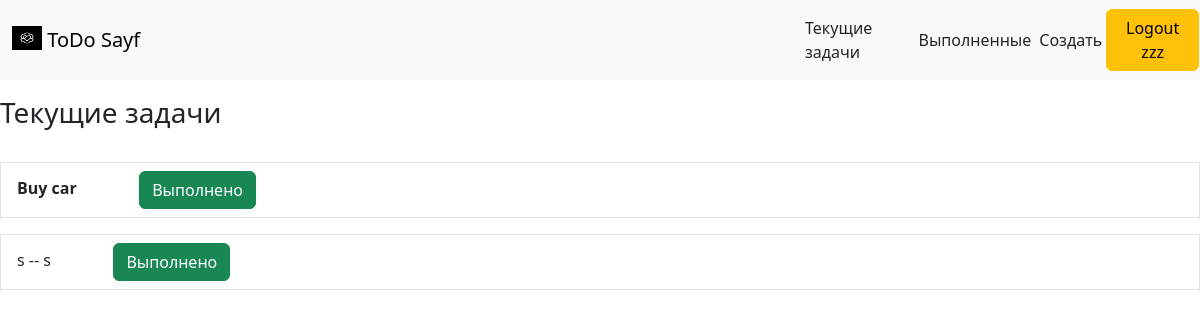
Screenshot of / (signed in) with the database file from the repository.
### todo/models.py (models this page shows, shortened)
class ToDo(models.Model):
    title = models.CharField(max_length=100)
    discription = models.TextField(blank=True)
    createdDate = models.DateTimeField(auto_now_add=True )
    finishedDate = models.DateTimeField(null=True,blank=True)
    important = models.BooleanField(default=False)
    user = models.ForeignKey(User , on_delete=models.CASCADE)

### todo/views.py (the view)
# urls.py: 2. Add a URL to urlpatterns:  path('', views.home, name='home')
@login_required
def home(request):
    todos = ToDo.objects.filter(user=request.user ,finishedDate__isnull=True).order_by('-createdDate')
    return render(request ,'todo/home.html', {'todos': todos})

### todo/templates/todo/home.html (shortened to what this page needs)
<link href="https://cdn.jsdelivr.net/npm/bootstrap@5.3.2/dist/css/bootstrap.min.css" rel="stylesheet">
{% extends 'todo/base.html' %}
{% block content %}
    <h3>Текущие задачи</h3><br>
    <div class="list-group" >
        {% for todo in todos %}
            <form action="{% url 'completeTodo' todo.pk %}" method="POST" >
                <a href="{% url 'todoID' todo.pk %} " class="list-group-item list-group-item-action">
             {% if todo.important %}<b>{% endif %}{{ todo.title }}{% if todo.important %}</b>{% endif %}
                    {% if todo.discription %}-- {{ todo.discription }}{% endif %}
                    <button style="margin-left: 5%" type="submit" class="btn btn-success">Выполнено </button>
                </a>
            </form>
        {% endfor %}
</div>
{% endblock %}

### todo/templates/todo/base.html (shortened to what this page needs)
<link href="https://cdn.jsdelivr.net/npm/bootstrap@5.3.2/dist/css/bootstrap.min.css" rel="stylesheet">
{% load static %}
<nav class="navbar navbar-expand-lg bg-body-tertiary">
  <div class="container-fluid">
    <a class="navbar-brand" href="#">
      <img src="{% static 'logo.png' %}" alt="Logo" width="30" height="24" class="d-inline-block align-text-top">
      ToDo Sayf
    </a>
  </div>
  <div class="container-fluid col-xs-12 col-md-4" style="padding: 1px">
        <a style="margin-left:1%;margin-right:1% " class="nav-link active" href="/">Текущие задачи</a>
        <a style="margin-left:1%;margin-right:1% " class="nav-link active" aria-current="page" href="/completed">Выполненные</a>
        <a style="margin-left:1%;margin-right:1% " class="nav-link" href="{% url 'createtodo' %}">Создать</a>
      <button type="submit" class="btn btn-warning" form="logout">Logout {{ user.username }}</button>
  </div>
</nav>
{% block content %}{% endblock %}

### rows the page displays
ToDo: title "Buy car"
ToDo: title "s", discription "s"

### other values shown
{{ user.username }} "zzz"
